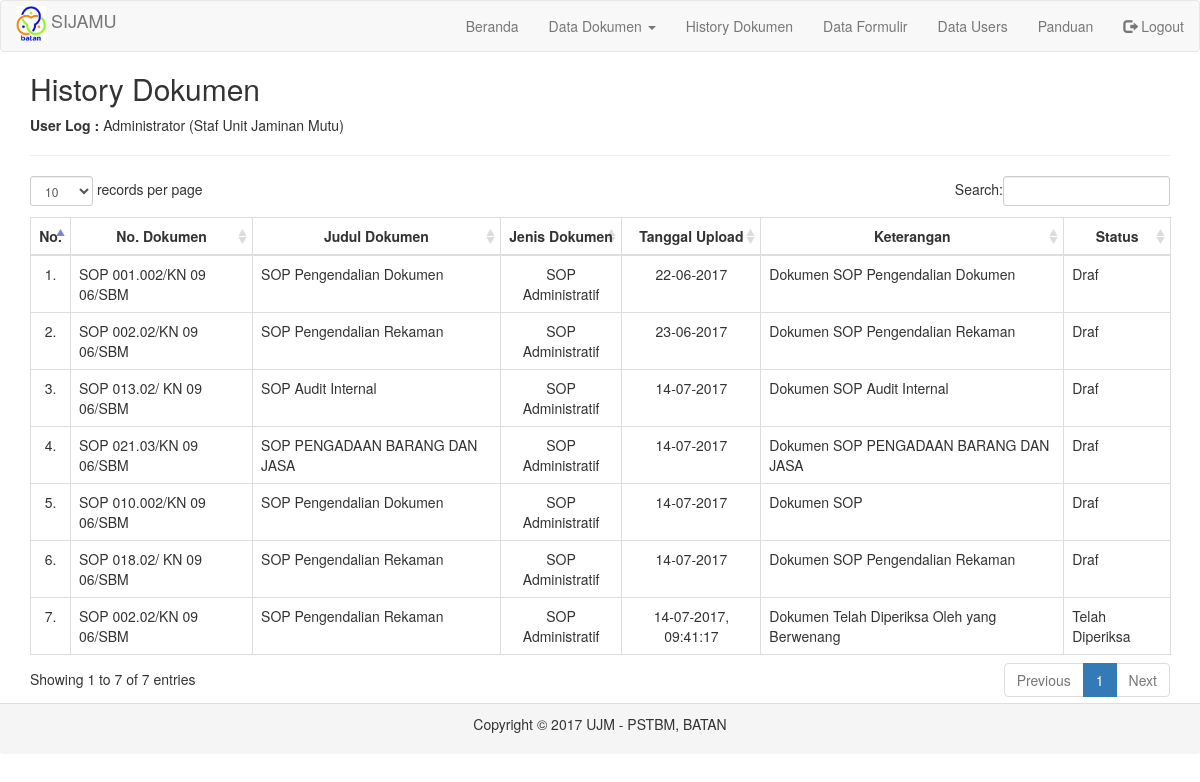
The app's page /on-admin/menu_history.php (signed in) with its own data.
### tables this page shows
CREATE TABLE `tbl_rek_daftar_induk_dokumen` (
  `id_daftar_induk` int(32) NOT NULL,
  `tanggal` varchar(30) NOT NULL,
  `no_dokumen` varchar(30) NOT NULL,
  `no_revisi` int(11) NOT NULL,
  `jumlah_salinan` int(11) NOT NULL,
  `keterangan` text NOT NULL,
  `status` varchar(30) NOT NULL,
  `jenis_dokumen` varchar(10) NOT NULL
);

CREATE TABLE `tbl_dokumen` (
  `id` int(100) NOT NULL,
  `tgl_upload` varchar(30) NOT NULL,
  `kode_jenis` varchar(30) NOT NULL,
  `no_dokumen` varchar(30) NOT NULL,
  `judul_dokumen` varchar(225) NOT NULL,
  `keterangan_output` text NOT NULL,
  `tahun_prioritas` int(11) NOT NULL,
  `kode_org` varchar(30) NOT NULL,
  `status` enum('Draf','Telah Diperiksa','Telah Disahkan','Terkendali','Tergandakan','Telah Didistribusi','Tidak Berlaku','Telah Dihapus') NOT NULL,
  `file` varchar(100) NOT NULL,
  `file_type` varchar(100) NOT NULL,
  `file_size` int(11) NOT NULL,
  `id_user` varchar(30) NOT NULL,
  `last_edited` varchar(30) NOT NULL
);

CREATE TABLE `tbl_jenis_dokumen` (
  `kode_jenis` varchar(30) NOT NULL,
  `jenis_dokumen` varchar(50) NOT NULL,
  `keterangan` text NOT NULL,
  `disiapkan_oleh` varchar(50) NOT NULL,
  `diperiksa_oleh` varchar(50) NOT NULL,
  `disahkan_oleh` varchar(50) NOT NULL,
  `file` varchar(100) NOT NULL,
  `file_type` varchar(100) NOT NULL,
  `file_size` int(11) NOT NULL,
  `last_edited` varchar(30) NOT NULL
);

### on-admin/menu_history.php (the view, shortened to what this page needs)
<?php
require '_header.php';
?>
<div class="container">
  <h2>History Dokumen</h2>
  <p><b>User Log :</b> <?php echo $_SESSION['nama']." (".$_SESSION['jabatan'].")" ?></p>
  <hr />
<table id="tabelUsulan" class="table table-bordered">
    <thead>
      <tr>
        <th>No.</th>
        <th>No. Dokumen</th>
        <th>Judul Dokumen</th>
        <th>Jenis Dokumen</th>
        <th>Tanggal Upload</th>
        <th>Keterangan</th>
        <th>Status</th>
      </tr>
    </thead>
    <tbody>
<?php
  include "../koneksi.php";
  $no = 0;
  $result_history = mysqli_query($connect,"SELECT * FROM tbl_rek_daftar_induk_dokumen");
  if($result_history) {
    if($result_history->num_rows > 0) {
      while ($row_history = $result_history->fetch_object()) {
          $no++;
?>
          <tr>
            <td class="text-center"><?php echo "$no."; ?></td>
            <td><?php echo $row_history->no_dokumen; ?></td>
            <td>
              <?php
                $result_dokumen = mysqli_query($connect,"SELECT * FROM tbl_dokumen WHERE no_dokumen='$row_history->no_dokumen'");
                if($result_dokumen) {
                  if($result_dokumen->num_rows > 0) {
                    $row_dokumen = $result_dokumen->fetch_object();
                    echo "$row_dokumen->judul_dokumen";
                  }
                }
              ?>
            </td>
            <td class="text-center">
              <?php
                $result_jenis = mysqli_query($connect,"SELECT * FROM tbl_jenis_dokumen WHERE kode_jenis='$row_history->jenis_dokumen'");
                if($result_jenis) {
                  if($result_jenis->num_rows > 0) {
                    $row_jenis = $result_jenis->fetch_object();
                    echo "$row_jenis->jenis_dokumen";
                  }
                }
              ?>
            </td>
            <td class="text-center"><?php echo "$row_history->tanggal"; ?></td>
            <td><?php echo "$row_history->keterangan"; ?></td>
            <td><?php echo "$row_history->status"; ?></td>
          </tr>
<?php
      }
    }
  }
?>
  </tbody>
</table>
</div>
<?php
require '_footer.php';
?>

### records on screen
tbl_rek_daftar_induk_dokumen: no_dokumen "SOP 001.002/KN 09 06/SBM", tbl_dokumen.judul_dokumen "SOP Pengendalian Dokumen", tbl_jenis_dokumen.jenis_dokumen "SOP Administratif", tanggal "22-06-2017", keterangan "Dokumen SOP Pengendalian Dokumen", status "Draf"
tbl_rek_daftar_induk_dokumen: no_dokumen "SOP 002.02/KN 09 06/SBM", tbl_dokumen.judul_dokumen "SOP Pengendalian Rekaman", tbl_jenis_dokumen.jenis_dokumen "SOP Administratif", tanggal "23-06-2017", keterangan "Dokumen SOP Pengendalian Rekaman", status "Draf"
tbl_rek_daftar_induk_dokumen: no_dokumen "SOP 013.02/ KN 09 06/SBM", tbl_dokumen.judul_dokumen "SOP Audit Internal", tbl_jenis_dokumen.jenis_dokumen "SOP Administratif", tanggal "14-07-2017", keterangan "Dokumen SOP Audit Internal", status "Draf"
tbl_rek_daftar_induk_dokumen: no_dokumen "SOP 021.03/KN 09 06/SBM", tbl_dokumen.judul_dokumen "SOP PENGADAAN BARANG DAN JASA", tbl_jenis_dokumen.jenis_dokumen "SOP Administratif", tanggal "14-07-2017", keterangan "Dokumen SOP PENGADAAN BARANG DAN JASA", status "Draf"
tbl_rek_daftar_induk_dokumen: no_dokumen "SOP 010.002/KN 09 06/SBM", tbl_dokumen.judul_dokumen "SOP Pengendalian Dokumen", tbl_jenis_dokumen.jenis_dokumen "SOP Administratif", tanggal "14-07-2017", keterangan "Dokumen SOP", status "Draf"
tbl_rek_daftar_induk_dokumen: no_dokumen "SOP 018.02/ KN 09 06/SBM", tbl_dokumen.judul_dokumen "SOP Pengendalian Rekaman", tbl_jenis_dokumen.jenis_dokumen "SOP Administratif", tanggal "14-07-2017", keterangan "Dokumen SOP Pengendalian Rekaman", status "Draf"
tbl_rek_daftar_induk_dokumen: no_dokumen "SOP 002.02/KN 09 06/SBM", tbl_dokumen.judul_dokumen "SOP Pengendalian Rekaman", tbl_jenis_dokumen.jenis_dokumen "SOP Administratif", tanggal "14-07-2017, 09:41:17", keterangan "Dokumen Telah Diperiksa Oleh yang Berwenang", status "Telah Diperiksa"

### other values on screen
$_SESSION['nama'] "Administrator"
$_SESSION['jabatan'] "Staf Unit Jaminan Mutu"
